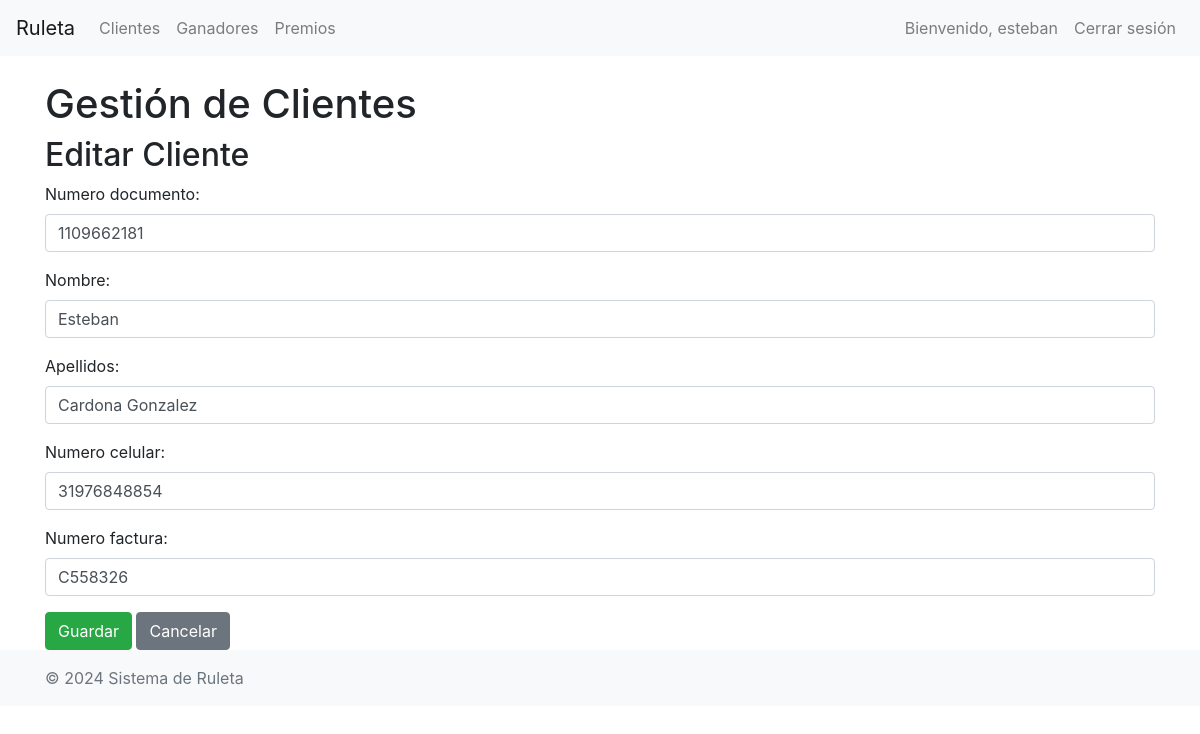
The page /ruleta/clientes/editar/42/ (signed in) on the database its author committed.
### ruleta/models.py (models this page shows, shortened)
class Cliente(models.Model):
    numero_documento = models.CharField(max_length=20, unique=True)
    nombre = models.CharField(max_length=50)
    apellidos = models.CharField(max_length=50)
    numero_celular = models.CharField(max_length=11)
    numero_factura = models.CharField(max_length=100, unique=True)

### ruleta/views.py (the view)
# urls.py: path('clientes/editar/<int:pk>/', views.ClienteUpdateView.as_view(), name='cliente_update'),
class ClienteUpdateView(LoginRequiredMixin, AdminRequiredMixin, UpdateView):
    model = Cliente
    form_class = ClienteForm
    template_name = 'ruleta/cliente_form.html'
    success_url = reverse_lazy('cliente_list')

### ruleta/forms.py
class ClienteForm(forms.ModelForm):
    class Meta:
        model = Cliente
        fields = ['numero_documento', 'nombre', 'apellidos', 'numero_celular', 'numero_factura']
        widgets = {
            'numero_documento': forms.TextInput(attrs={'class': 'form-control'}),
            'nombre': forms.TextInput(attrs={'class': 'form-control'}),
            'apellidos': forms.TextInput(attrs={'class': 'form-control'}),
            'numero_celular': forms.TextInput(attrs={'class': 'form-control'}),
            'numero_factura': forms.TextInput(attrs={'class': 'form-control'}),
            }

### ruleta/views.py (called while the page is built)
    def test_func(self):
        return self.request.user.is_staff or self.request.user.is_superuser

### ruleta/templates/ruleta/cliente_form.html (shortened to what this page needs)
{% extends "base.html" %}
{% block content %}
  <h1>Gestión de Clientes</h1>
  <h2>{% if form.instance.pk %}Editar Cliente{% else %}Agregar Cliente{% endif %}</h2>
  <form method="post">
    {{ form.as_p }}
    <button type="submit" class="btn btn-success">Guardar</button>
    <a href="{% url 'cliente_list' %}" class="btn btn-secondary">Cancelar</a>
  </form>
{% endblock %}

### ruleta/templates/base.html (shortened to what this page needs)
<!DOCTYPE html>
<html lang="en">
<head>
    <link rel="stylesheet" href="https://maxcdn.bootstrapcdn.com/bootstrap/4.5.2/css/bootstrap.min.css">
</head>
<body>
    <nav class="navbar navbar-expand-lg navbar-light bg-light">
        <a class="navbar-brand" href="#">Ruleta</a>
        <div class="collapse navbar-collapse" id="navbarNav">
            <ul class="navbar-nav mr-auto">
                <li class="nav-item">
                    <a class="nav-link" href="{% url 'cliente_list' %}">Clientes</a>
                </li>
                <li class="nav-item">
                    <a class="nav-link" href="{% url 'ganador_list' %}">Ganadores</a>
                </li>
                <li class="nav-item">
                    <a class="nav-link" href="{% url 'premio_list' %}">Premios</a>
                </li>
            </ul>
            <ul class="navbar-nav ml-auto">
                {% if user.is_authenticated %}
                    <li class="nav-item">
                        <span class="nav-link">Bienvenido, {{ user.username }}</span>
                    </li>
                    <li class="nav-item">
                        <form method="post" action="{% url 'logout' %}">
                            <button type="submit" class="btn btn-outline-danger nav-link" style="border: none;">Cerrar sesión</button>
                        </form>
                    </li>
                {% else %}
                    <li class="nav-item">
                        <a class="nav-link btn btn-outline-primary" href="{% url 'login' %}">Iniciar sesión</a>
                    </li>
                {% endif %}
            </ul>
        </div>
    </nav>
    <div class="container mt-4">
        {% block content %}
        {% endblock %}
    </div>
    <footer class="footer mt-auto py-3 bg-light">
        <div class="container">
            <span class="text-muted">© 2024 Sistema de Ruleta</span>
        </div>
    </footer>
</body>
</html>

### rows shown on the page
Cliente: numero_documento "1109662181", nombre "Esteban", apellidos "Cardona Gonzalez", numero_celular "31976848854", numero_factura "C558326"

### other values the page prints
{{ user.username }} "esteban"
